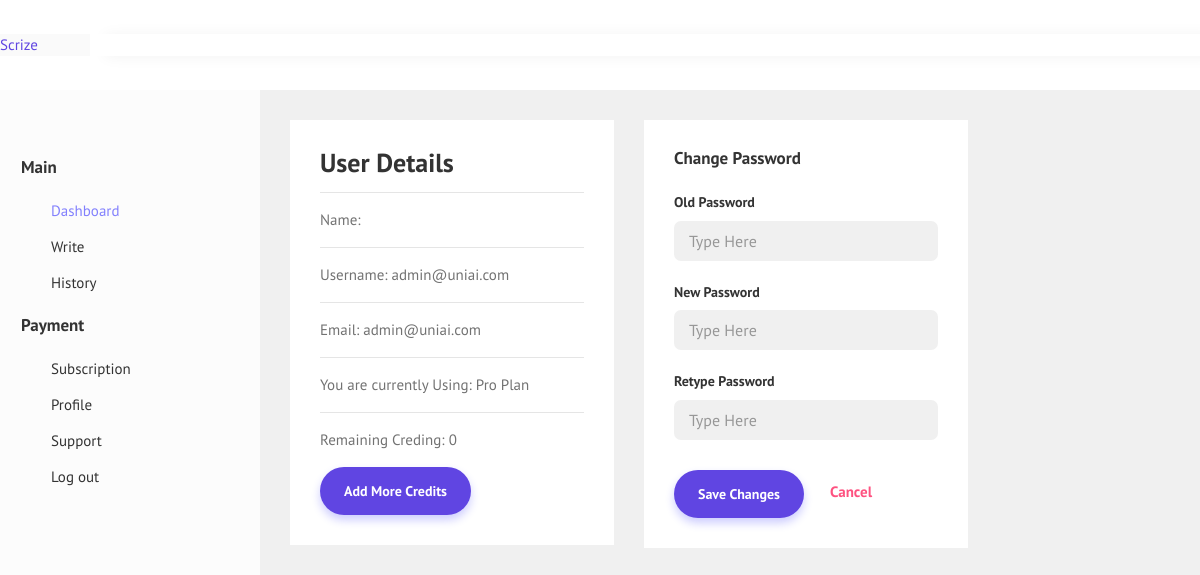
Page /profile/ (signed in) on the earlier database version.
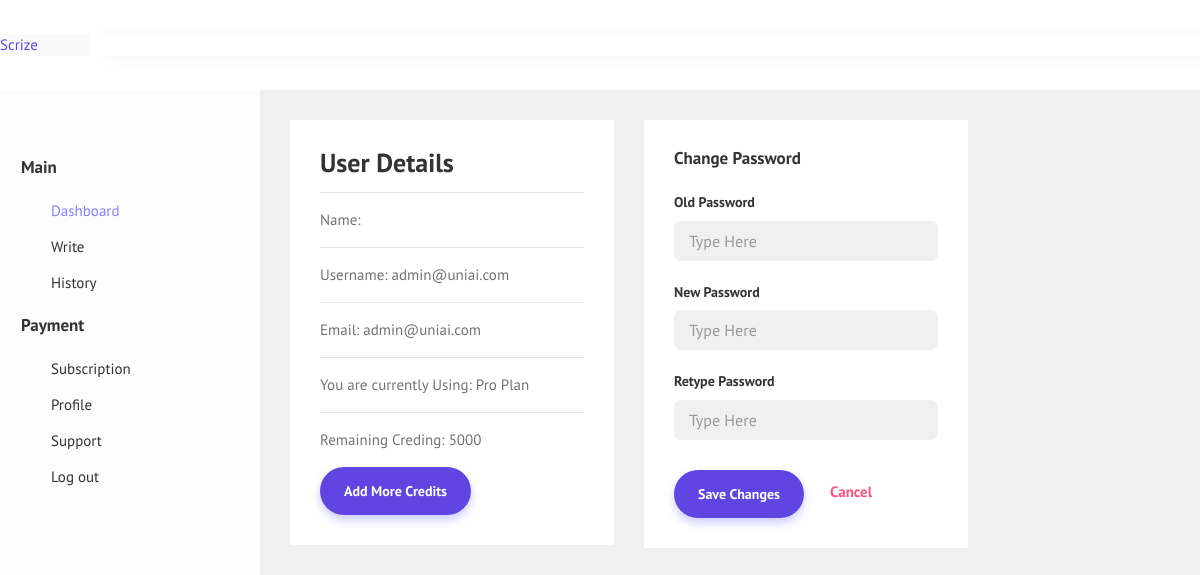
Same page on the later database version.
### writer/models.py (models this page shows, shortened)
class UserAcc(AbstractBaseUser, PermissionsMixin):
    firstname = models.CharField(max_length=30)
    lastname = models.CharField(max_length=30)
    email = models.EmailField(unique=True, primary_key=True)
    password = models.CharField(max_length=100)
    credit = models.IntegerField(default=0)
    is_active = models.BooleanField(default=True)
    is_staff = models.BooleanField(default=False)
    package = models.CharField(max_length=20, blank=True)
    USERNAME_FIELD = 'email'
    REQUIRED_FIELDS: list['firstname','lastname','email','password']
    objects = CustomUserManager()

### writer/views.py (the view)
# urls.py: path('profile/', views.profile),
def profile(request):
    return render(request, 'profile.html')

### writer/templates/profile.html (shortened to what this page needs)
{% load static %}
<!DOCTYPE html>
<html lang="zxx">
<head>
   <link rel="stylesheet" href="{% static 'plugins/perfect-scrollbar/perfect-scrollbar.min.css' %}">
   <link rel="stylesheet" href="{% static 'fonts/icofont/icofont.min.css' %}">
   <link rel="stylesheet" href="{% static 'bootstrap/css/bootstrap.min.css' %}">
   <link rel="stylesheet" href="{% static 'plugins/apex/apexcharts.css' %}">
     <link rel="stylesheet" href="{% static 'css/style.css' %}">
</head>
<body>
         {% include "nav.html" %}
                  <div class="main-content d-flex flex-column flex-md-row">
            <div class="container-fluid">
               <div class="row">
                    <div class="col-12">
                    <div class="row">
                        <div class="col-lg-6">
                            <div class="form-element py-30 mb-30">
                                <h3> User Details</h3>
                                <hr>
                                <p> Name: {{user.firstname}} {{user.lastname}}</p>
                                <hr>
                                <p> Username: {{user.email}}</p>
                                <hr>
                                <p> Email: {{user.email}}</p>
                                <hr>
                                 <p> You are currently Using: Pro Plan</p>
                                <hr>
                                 <p> Remaining Creding:  {{user.credit}} </p>
                                <a href="#" class="btn"> Add More Credits</a>
                            </div>
                        </div>
                         <div class="col-lg-6">
                             <div class="form-element py-30 mb-30">
                                <div class="tab-content">
                        <div class="tab-pane fade show active" id="general">
                                        <h4 class="mb-4">Change Password</h4>
                                        <form action="#">
                                            <div class="form-group mb-20">
                                                <label for="oldPassword" class="mb-2 font-14 bold black">Old Password</label>
                                                <input type="password" id="oldPassword" class="theme-input-style" placeholder="Type Here">
                                            </div>
                                            <div class="form-group mb-20">
                                                <label for="newPassword" class="mb-2 font-14 bold black">New Password</label>
                                                <input type="password" id="newPassword" class="theme-input-style" placeholder="Type Here">
                                            </div>
                                            <div class="form-group mb-20">
                                                <label for="retypePassword" class="mb-2 font-14 bold black">Retype Password</label>
                                                <input type="password" id="retypePassword" class="theme-input-style" placeholder="Type Here">
                                            </div>
                                            <div class="button-group mt-30">
                                                <button type="submit" class="btn">Save Changes</button>
                                                <button type="button" class="link-btn bg-transparent ml-3 soft-pink">Cancel</button>
                                            </div>
                                        </form>
                                    </div>
                             </div>
                                </div>
                            </div>
                        </div>
                    </div>
                </div>
            </div>
         </div>
</body>
</html>

Differences in the rows shown:
changed UserAcc "admin@uniai.com": credit "0" → "5000"
